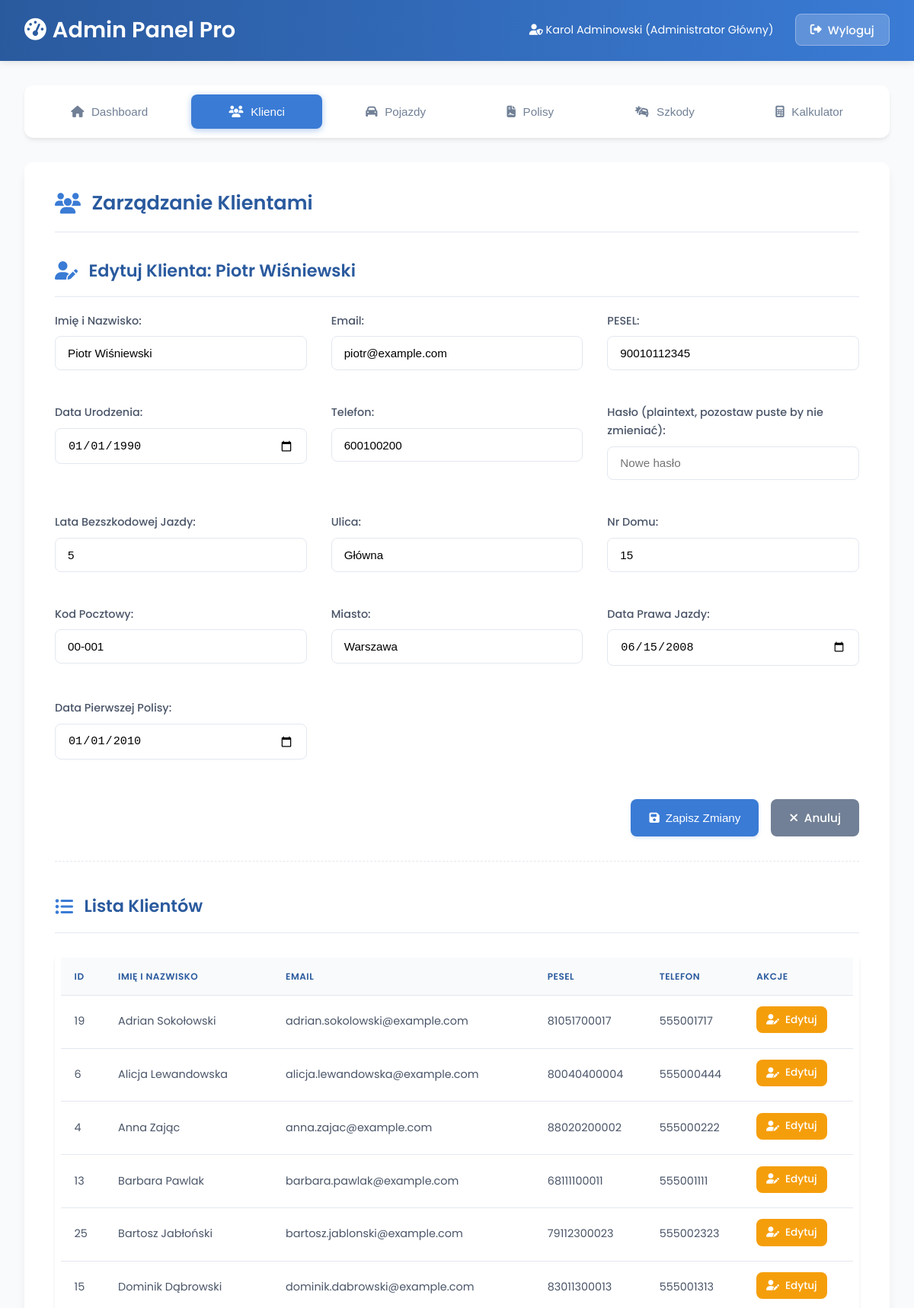
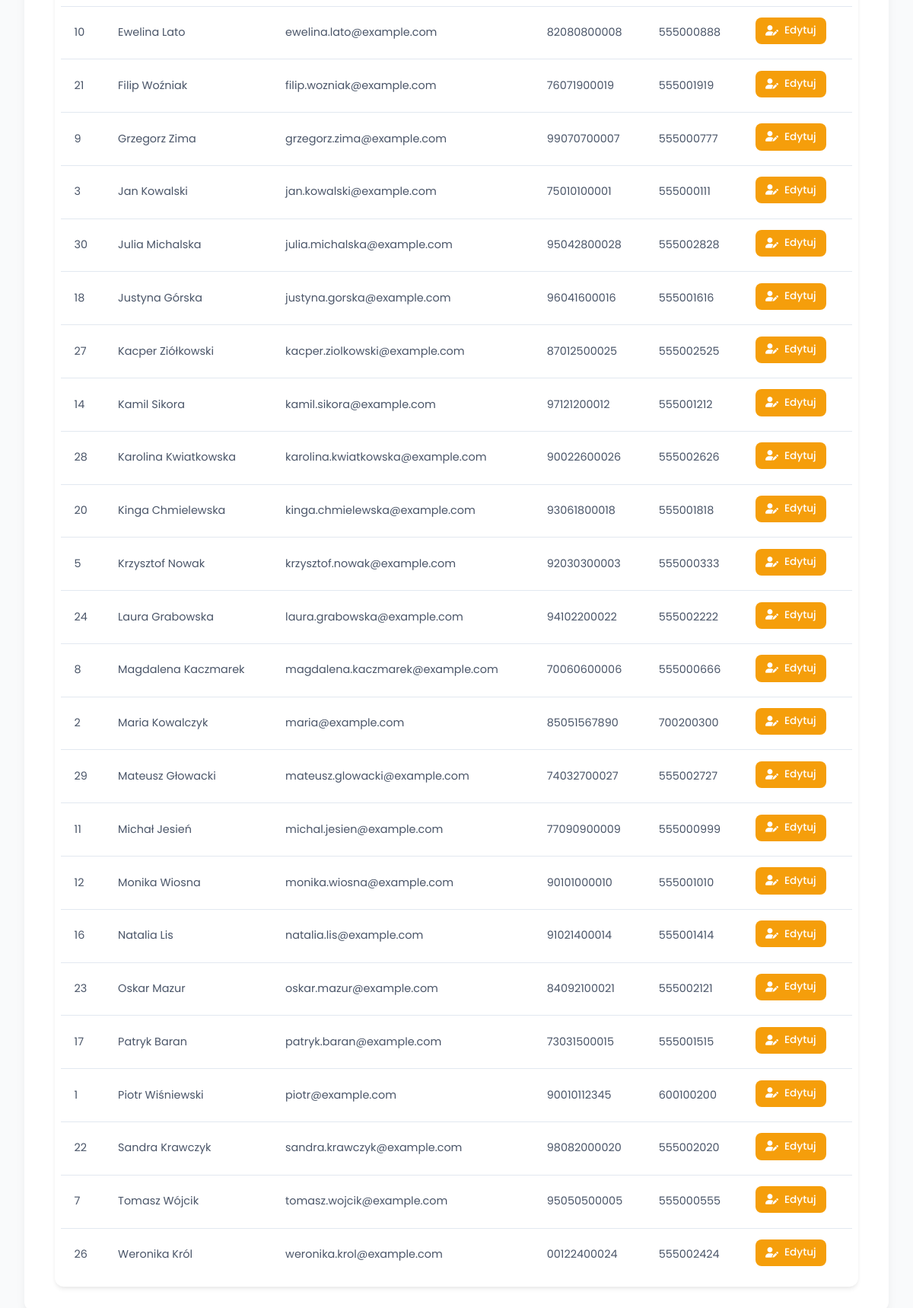
The page /admin_panel.php?edit=client&id=1 (signed in) on the database its author committed (2 pictures, top to bottom).
### tables this page shows
CREATE TABLE Klienci (
    IDKlienta INT PRIMARY KEY AUTO_INCREMENT,
    ImieNazwisko VARCHAR(100) NOT NULL,
    PESEL VARCHAR(11) UNIQUE,
    DataUrodzenia DATE,
    Ulica VARCHAR(100),
    NumerDomu VARCHAR(10),
    KodPocztowy VARCHAR(6),
    Miasto VARCHAR(50),
    Telefon VARCHAR(20),
    Email VARCHAR(100) UNIQUE NOT NULL,
    DataPrawkoJazdy DATE,
    DataPierwszejPolisy DATE,
    LataBezSzkody INT DEFAULT 0,
    HistoriaUbezpieczenia TEXT,
    Haslo VARCHAR(255) NOT NULL
);

### admin_panel.php (the view, shortened to what this page needs)
<?php
$pdo = getConnection();
$edit_mode = null;
$edit_data = null;
if (isset($_GET['edit'])) {
    $edit_mode = $_GET['edit'];
    $id_to_edit = filter_input(INPUT_GET, 'id', FILTER_VALIDATE_INT);
    $target_tab_hash_on_fail = '#dashboard';
    if ($id_to_edit) {
        switch ($edit_mode) {
            case 'client':
                $stmt = $pdo->prepare("SELECT * FROM Klienci WHERE IDKlienta = ?");
                break;
        }
        $stmt->execute([$id_to_edit]);
        $edit_data = $stmt->fetch();
    } else {
        $_SESSION['error_message'] = "Nieprawidłowe ID do edycji.";
        header("Location: admin_panel.php" . $target_tab_hash_on_fail); exit();
    }
}
$clients = $pdo->query("SELECT IDKlienta, ImieNazwisko, PESEL, Email, Telefon FROM Klienci ORDER BY ImieNazwisko")->fetchAll();
?>
<!DOCTYPE html>
<html lang="pl">
<head>
    <link rel="stylesheet" href="https://cdnjs.cloudflare.com/ajax/libs/font-awesome/6.2.0/css/all.min.css">
</head>
<body>
    <header class="header">
        <div class="header-content">
            <a href="admin_panel.php" class="header-logo"><i class="fas fa-tachometer-alt"></i>Admin Panel Pro</a>
            <div class="admin-info">
                <span><i class="fas fa-user-shield"></i> <?php echo htmlspecialchars($_SESSION['user_name']); ?> (<?php echo htmlspecialchars($_SESSION['position']); ?>)</span>
                <a href="logout.php" class="logout-btn"><i class="fas fa-sign-out-alt"></i>Wyloguj</a>
            </div>
        </div>
    </header>
    <div class="container">
        <div class="tabs">
            <button class="tab-button" data-tab="dashboard"><i class="fas fa-home"></i>Dashboard</button>
            <button class="tab-button" data-tab="clients"><i class="fas fa-users"></i>Klienci</button>
            <button class="tab-button" data-tab="vehicles"><i class="fas fa-car"></i>Pojazdy</button>
            <button class="tab-button" data-tab="policies"><i class="fas fa-file-contract"></i>Polisy</button>
            <button class="tab-button" data-tab="damages"><i class="fas fa-car-crash"></i>Szkody</button>
            <button class="tab-button" data-tab="calculator"><i class="fas fa-calculator"></i>Kalkulator</button>
        </div>
        <div class="tab-content">
            <div id="clients" class="tab-pane card">
                <div class="card-header"><i class="fas fa-users"></i>Zarządzanie Klientami</div>
                <?php if ($edit_mode === 'client' && $edit_data): ?>
                    <h3><i class="fas fa-user-edit"></i>Edytuj Klienta: <?php echo htmlspecialchars($edit_data['ImieNazwisko']); ?></h3>
                    <form method="POST" action="admin_panel.php" class="form-section">
                        <div class="form-grid">
                            <div class="form-group">
                                <label for="imie_nazwisko_edit_client">Imię i Nazwisko:</label>
                                <input type="text" name="imie_nazwisko" id="imie_nazwisko_edit_client" value="<?php echo htmlspecialchars($edit_data['ImieNazwisko']); ?>" required>
                            </div>
                            <div class="form-group">
                                <label for="email_edit_client">Email:</label>
                                <input type="email" name="email" id="email_edit_client" value="<?php echo htmlspecialchars($edit_data['Email']); ?>" required>
                            </div>
                            <div class="form-group">
                                <label for="pesel_edit_client">PESEL:</label>
                                <input type="text" name="pesel" id="pesel_edit_client" value="<?php echo htmlspecialchars($edit_data['PESEL'] ?? ''); ?>" pattern="[0-9]{11}" title="11 cyfr" required>
                            </div>
                            <div class="form-group">
                                <label for="data_urodzenia_edit_client">Data Urodzenia:</label>
                                <input type="date" name="data_urodzenia" id="data_urodzenia_edit_client" value="<?php echo htmlspecialchars($edit_data['DataUrodzenia'] ?? ''); ?>" required>
                            </div>
                            <div class="form-group">
                                <label for="telefon_edit_client">Telefon:</label>
                                <input type="text" name="telefon" id="telefon_edit_client" value="<?php echo htmlspecialchars($edit_data['Telefon'] ?? ''); ?>" pattern="[0-9]{9,15}">
                            </div>
                            <div class="form-group">
                                <label for="haslo_klient_edit">Hasło (plaintext, pozostaw puste by nie zmieniać):</label>
                                <input type="text" name="haslo_klient" id="haslo_klient_edit" placeholder="Nowe hasło">
                            </div>
                             <div class="form-group">
                                <label for="lata_bez_szkody_edit_client">Lata Bezszkodowej Jazdy:</label>
                                <input type="number" name="lata_bez_szkody" id="lata_bez_szkody_edit_client" value="<?php echo htmlspecialchars($edit_data['LataBezSzkody'] ?? '0'); ?>" min="0" required>
                            </div>
                            <div class="form-group">
                                <label for="ulica_edit_client">Ulica:</label>
                                <input type="text" name="ulica" id="ulica_edit_client" value="<?php echo htmlspecialchars($edit_data['Ulica'] ?? ''); ?>">
                            </div>
                            <div class="form-group">
                                <label for="numer_domu_edit_client">Nr Domu:</label>
                                <input type="text" name="numer_domu" id="numer_domu_edit_client" value="<?php echo htmlspecialchars($edit_data['NumerDomu'] ?? ''); ?>">
                            </div>
                            <div class="form-group">
                                <label for="kod_pocztowy_edit_client">Kod Pocztowy:</label>
                                <input type="text" name="kod_pocztowy" id="kod_pocztowy_edit_client" value="<?php echo htmlspecialchars($edit_data['KodPocztowy'] ?? ''); ?>" pattern="[0-9]{2}-[0-9]{3}">
                            </div>
                            <div class="form-group">
                                <label for="miasto_edit_client">Miasto:</label>
                                <input type="text" name="miasto" id="miasto_edit_client" value="<?php echo htmlspecialchars($edit_data['Miasto'] ?? ''); ?>">
                            </div>
                            <div class="form-group">
                                <label for="data_prawko_jazdy_edit_client">Data Prawa Jazdy:</label>
                                <input type="date" name="data_prawko_jazdy" id="data_prawko_jazdy_edit_client" value="<?php echo htmlspecialchars($edit_data['DataPrawkoJazdy'] ?? ''); ?>">
                            </div>
                             <div class="form-group">
                                <label for="data_pierwszej_polisy_edit_client">Data Pierwszej Polisy:</label>
                                <input type="date" name="data_pierwszej_polisy" id="data_pierwszej_polisy_edit_client" value="<?php echo htmlspecialchars($edit_data['DataPierwszejPolisy'] ?? ''); ?>">
                            </div>
                        </div>
                        <div class="form-actions">
                            <button type="submit" class="btn btn-primary"><i class="fas fa-save"></i>Zapisz Zmiany</button>
                            <a href="admin_panel.php#clients" class="btn btn-secondary"><i class="fas fa-times"></i>Anuluj</a>
                        </div>
                    </form>
                <?php endif; ?>
                <h3 style="margin-top:2.5rem;"><i class="fas fa-list-ul"></i>Lista Klientów</h3>
                <div class="table-wrapper">
                    <table>
                        <thead><tr><th>ID</th><th>Imię i Nazwisko</th><th>Email</th><th>PESEL</th><th>Telefon</th><th>Akcje</th></tr></thead>
                        <tbody>
                            <?php foreach($clients as $client_item): ?>
                            <tr>
                                <td><?php echo $client_item['IDKlienta']; ?></td>
                                <td><?php echo htmlspecialchars($client_item['ImieNazwisko']); ?></td>
                                <td><?php echo htmlspecialchars($client_item['Email']); ?></td>
                                <td><?php echo htmlspecialchars($client_item['PESEL'] ?? '-'); ?></td>
                                <td><?php echo htmlspecialchars($client_item['Telefon'] ?? '-'); ?></td>
                                <td><a href="admin_panel.php?edit=client&id=<?php echo $client_item['IDKlienta']; ?>#clients" class="btn btn-edit"><i class="fas fa-user-edit"></i>Edytuj</a></td>
                            </tr>
                            <?php endforeach; ?>
                        </tbody>
                    </table>
                </div>
            </div>
</body>
</html>

### rows shown on the page
klienci: ImieNazwisko "Piotr Wiśniewski", imie_nazwisko "Piotr Wiśniewski", email "piotr@example.com", pesel "90010112345", data_urodzenia "01/01/1990", telefon "600100200", lata_bez_szkody "5", ulica "Główna", numer_domu "15", kod_pocztowy "00-001", miasto "Warszawa", data_prawko_jazdy "06/15/2008", data_pierwszej_polisy "01/01/2010", IDKlienta "1", Email "piotr@example.com", PESEL "90010112345", Telefon "600100200"
klienci: IDKlienta "19", ImieNazwisko "Adrian Sokołowski", Email "adrian.sokolowski@example.com", PESEL "81051700017", Telefon "555001717"
klienci: IDKlienta "6", ImieNazwisko "Alicja Lewandowska", Email "alicja.lewandowska@example.com", PESEL "80040400004", Telefon "555000444"
klienci: IDKlienta "4", ImieNazwisko "Anna Zając", Email "anna.zajac@example.com", PESEL "88020200002", Telefon "555000222"
klienci: IDKlienta "13", ImieNazwisko "Barbara Pawlak", Email "barbara.pawlak@example.com", PESEL "68111100011", Telefon "555001111"
klienci: IDKlienta "25", ImieNazwisko "Bartosz Jabłoński", Email "bartosz.jablonski@example.com", PESEL "79112300023", Telefon "555002323"
klienci: IDKlienta "15", ImieNazwisko "Dominik Dąbrowski", Email "dominik.dabrowski@example.com", PESEL "83011300013", Telefon "555001313"
klienci: IDKlienta "10", ImieNazwisko "Ewelina Lato", Email "ewelina.lato@example.com", PESEL "82080800008", Telefon "555000888"
klienci: IDKlienta "21", ImieNazwisko "Filip Woźniak", Email "filip.wozniak@example.com", PESEL "76071900019", Telefon "555001919"
klienci: IDKlienta "9", ImieNazwisko "Grzegorz Zima", Email "grzegorz.zima@example.com", PESEL "99070700007", Telefon "555000777"
klienci: IDKlienta "3", ImieNazwisko "Jan Kowalski", Email "jan.kowalski@example.com", PESEL "75010100001", Telefon "555000111"
klienci: IDKlienta "30", ImieNazwisko "Julia Michalska", Email "julia.michalska@example.com", PESEL "95042800028", Telefon "555002828"
klienci: IDKlienta "18", ImieNazwisko "Justyna Górska", Email "justyna.gorska@example.com", PESEL "96041600016", Telefon "555001616"
klienci: IDKlienta "27", ImieNazwisko "Kacper Ziółkowski", Email "kacper.ziolkowski@example.com", PESEL "87012500025", Telefon "555002525"
klienci: IDKlienta "14", ImieNazwisko "Kamil Sikora", Email "kamil.sikora@example.com", PESEL "97121200012", Telefon "555001212"
klienci: IDKlienta "28", ImieNazwisko "Karolina Kwiatkowska", Email "karolina.kwiatkowska@example.com", PESEL "90022600026", Telefon "555002626"
klienci: IDKlienta "20", ImieNazwisko "Kinga Chmielewska", Email "kinga.chmielewska@example.com", PESEL "93061800018", Telefon "555001818"
klienci: IDKlienta "5", ImieNazwisko "Krzysztof Nowak", Email "krzysztof.nowak@example.com", PESEL "92030300003", Telefon "555000333"
klienci: IDKlienta "24", ImieNazwisko "Laura Grabowska", Email "laura.grabowska@example.com", PESEL "94102200022", Telefon "555002222"
klienci: IDKlienta "8", ImieNazwisko "Magdalena Kaczmarek", Email "magdalena.kaczmarek@example.com", PESEL "70060600006", Telefon "555000666"
klienci: IDKlienta "2", ImieNazwisko "Maria Kowalczyk", Email "maria@example.com", PESEL "85051567890", Telefon "700200300"
klienci: IDKlienta "29", ImieNazwisko "Mateusz Głowacki", Email "mateusz.glowacki@example.com", PESEL "74032700027", Telefon "555002727"
klienci: IDKlienta "11", ImieNazwisko "Michał Jesień", Email "michal.jesien@example.com", PESEL "77090900009", Telefon "555000999"
klienci: IDKlienta "12", ImieNazwisko "Monika Wiosna", Email "monika.wiosna@example.com", PESEL "90101000010", Telefon "555001010"
klienci: IDKlienta "16", ImieNazwisko "Natalia Lis", Email "natalia.lis@example.com", PESEL "91021400014", Telefon "555001414"
klienci: IDKlienta "23", ImieNazwisko "Oskar Mazur", Email "oskar.mazur@example.com", PESEL "84092100021", Telefon "555002121"
klienci: IDKlienta "17", ImieNazwisko "Patryk Baran", Email "patryk.baran@example.com", PESEL "73031500015", Telefon "555001515"
klienci: IDKlienta "22", ImieNazwisko "Sandra Krawczyk", Email "sandra.krawczyk@example.com", PESEL "98082000020", Telefon "555002020"
klienci: IDKlienta "7", ImieNazwisko "Tomasz Wójcik", Email "tomasz.wojcik@example.com", PESEL "95050500005", Telefon "555000555"
klienci: IDKlienta "26", ImieNazwisko "Weronika Król", Email "weronika.krol@example.com", PESEL "00122400024", Telefon "555002424"

### other values the page prints
$_SESSION['user_name'] "Karol Adminowski"
$_SESSION['position'] "Administrator Główny"
